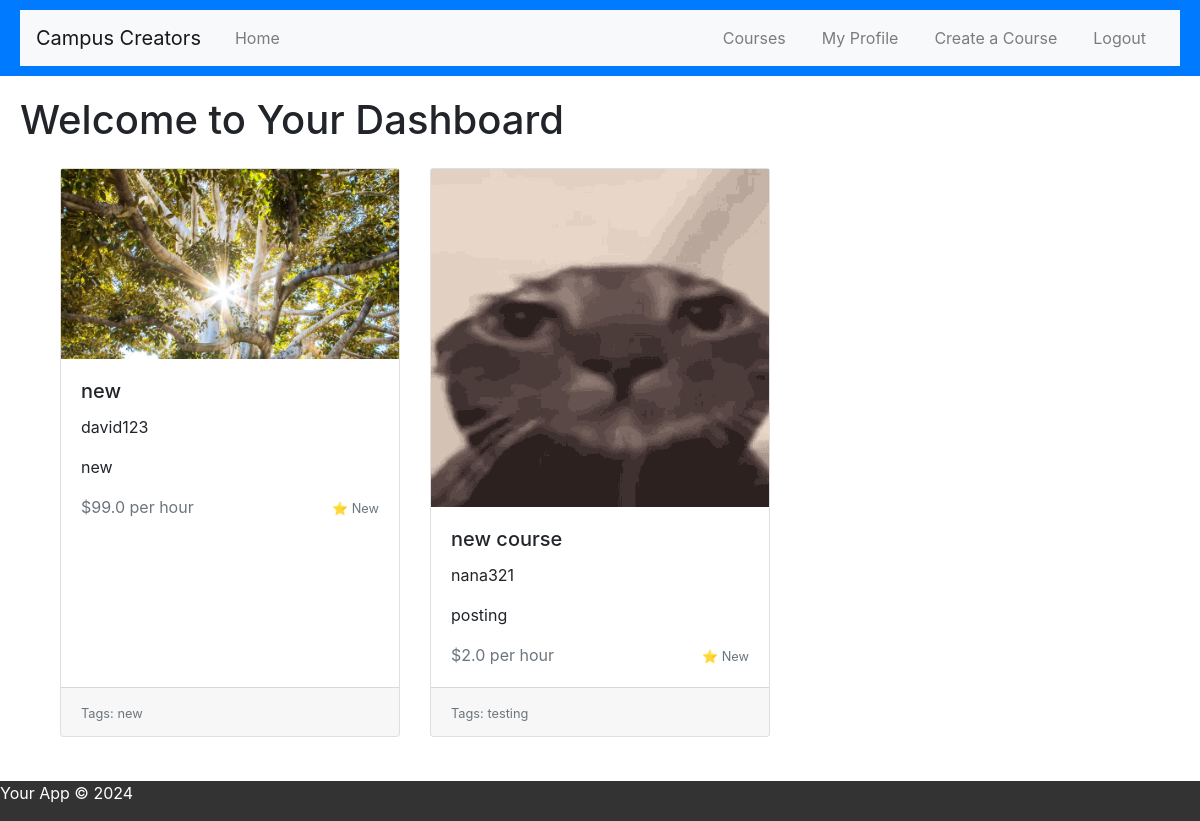
Page /dashboard (signed in) on the earlier database version.
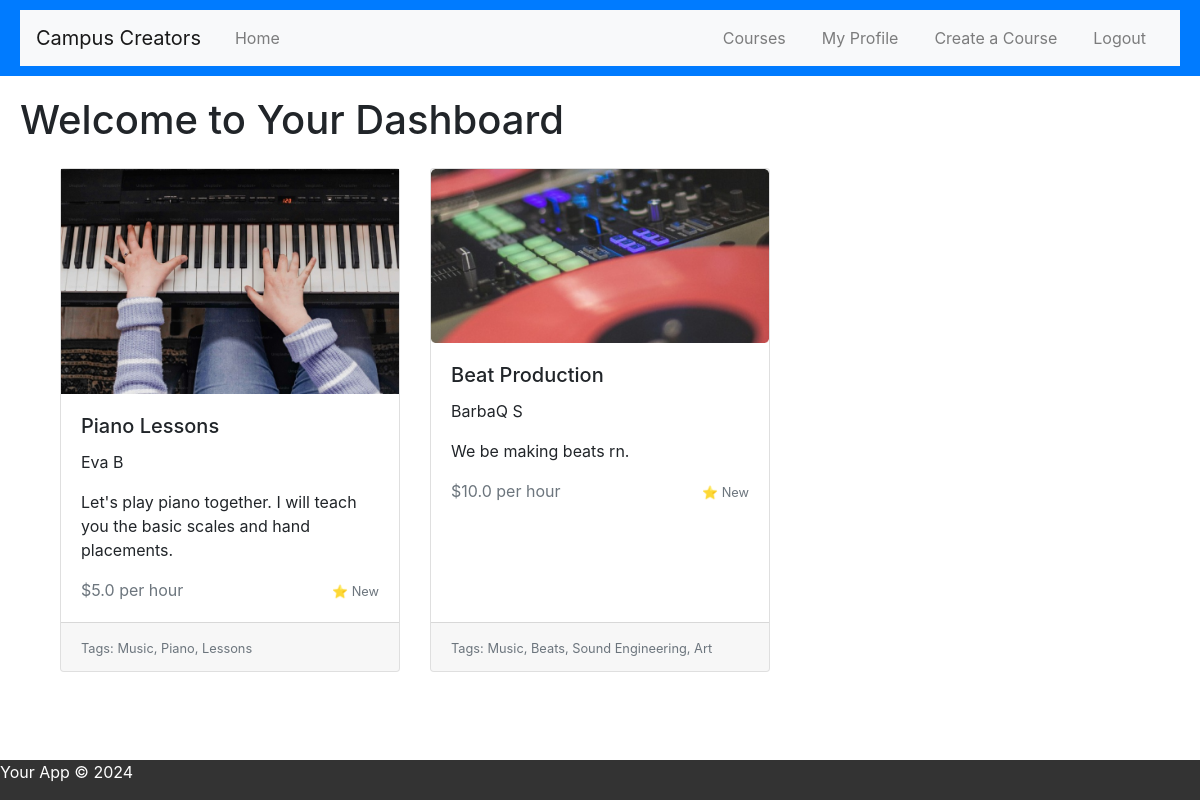
Same page on the later database version.
### app.py (models this page shows)
class Course(db.Model):
    id = db.Column(db.Integer, primary_key=True)
    title = db.Column(db.String(100), nullable=False)
    description = db.Column(db.Text, nullable=False)
    price_per_hour = db.Column(db.Float, nullable=False)
    image_url = db.Column(db.String(255))  # Assuming images are hosted elsewhere and accessed via URL
    category_tags = db.Column(db.String(255))  # Could be a comma-separated list or a relationship to another table
    rating = db.Column(db.Float)  # Average rating, possibly updated via a separate ratings model or table
    created_at = db.Column(db.DateTime, default=datetime.utcnow)
    user_id = db.Column(db.Integer, db.ForeignKey('user.id'), nullable=False)  # Linking a course to a user
    creator = relationship('User', backref='courses')  # Establishing a bidirectional relationship with the User model

class User(db.Model):
    id = db.Column(db.Integer, primary_key=True)
    username = db.Column(db.String(80), unique=True, nullable=False)
    password = db.Column(db.String(80), nullable=False)

### app.py (the view)
@app.route('/dashboard')
def dashboard():
    if 'user_id' not in session:
        return redirect(url_for('login'))
    courses = Course.query.all()
    return render_template('dashboard.html', courses=courses)

### templates/dashboard.html (shortened to what this page needs)
{% extends "base.html" %}
{% block content %}
    <h1>Welcome to Your Dashboard</h1>
<link rel="stylesheet" href="https://stackpath.bootstrapcdn.com/bootstrap/4.3.1/css/bootstrap.min.css">
<div class="container mt-4">
   <div class="container mt-4">
    <div class="row">
        {% for course in courses %}
        <a href="{{ url_for('course_details', course_id=course.id) }}" class="card-link">
        <div class="col-md-4 mb-4">
            <div class="card">
                <img src="{{ url_for('static', filename=course.image_url) }}" alt="{{ course.title }}">
                <div class="card-body">
                    <h5 class="card-title">{{ course.title }}</h5>
                    <p class="card-text">{{ course.creator.username }}</p>
                    <p class="card-text">{{ course.description }}</p>
                    <div class="d-flex justify-content-between align-items-center">
                        <span class="text-muted">${{ course.price_per_hour }} per hour</span>
                        <div>
                            <small class="text-muted">⭐️ {{ course.rating or 'New' }}</small>
                        </div>
                    </div>
                </div>
                <div class="card-footer">
                    <small class="text-muted">Tags: {{ course.category_tags }}</small>
                </div>
            </div>
        </a>
        </div>
        {% endfor %}
    </div>
 {% endblock %}

### templates/base.html (shortened to what this page needs)
<!DOCTYPE html>
<html lang="en">
<head>
    <link rel="stylesheet" href="{{ url_for('static', filename='css/style.css') }}">
</head>
<body>
    <header>
        <nav class="navbar navbar-expand-lg navbar-light bg-light">
            <a class="navbar-brand" href="{{ url_for('index') }}">Campus Creators</a>
            <div class="collapse navbar-collapse" id="navbarNav">
              <ul class="navbar-nav mr-auto">
                <li class="nav-item">
                  <a class="nav-link" href="{{ url_for('index') }}">Home</a>
                </li>
              </ul>
              {% if 'user_id' in session %}
              <ul class="navbar-nav">
                <li class="nav-item">
                  <a class="nav-link" href="{{ url_for('dashboard') }}">Courses</a>
                </li>
                <li class="nav-item">
                  <a class="nav-link" href="{{ url_for('my_profile') }}">My Profile</a>
                </li>
                <li class="nav-item">
                  <a class="nav-link" href="{{ url_for('create_course') }}">Create a Course</a>
                <li class="nav-item">
                  <a class="nav-link" href="{{ url_for('logout') }}">Logout</a>
                </li>
              </ul>
              {% endif %}
            </div>
          </nav>
    </header>
    <main>
        {% block content %}{% endblock %}
    </main>
    <footer>
        <p>Your App © 2024</p>
    </footer>
</body>
</html>

### static/css/style.css (style rules this page uses)
body { font-family: Arial, sans-serif; margin: 0; padding: 0; display: flex; flex-direction: column; min-height: 100vh; }
header { background-color: #007bff; color: white; padding: 10px 20px; text-align: center; }
nav ul { list-style-type: none; padding: 0; }
nav ul li { display: inline; margin: 0 10px; }
nav ul li a { color: white; text-decoration: none; }
main { flex: 1; padding: 20px; }
.card { display: flex; flex-direction: column; height: 100%; }
.card-body { flex: 1 0 auto; }
.card-footer { flex-shrink: 0; }
.row { display: flex; flex-wrap: wrap; }
.card-link { text-decoration: none; color: inherit; }
footer { background-color: #333; color: white; }

Differences in the rows shown:
removed Course: image_url (picture), title "new", creator.username "david123", description "new", price_per_hour "99.0", rating "New", category_tags "new"
removed Course: image_url (picture), title "new course", creator.username "nana321", description "posting", price_per_hour "2.0", rating "New", category_tags "testing"
added Course: image_url (picture), title "Piano Lessons", creator.username "Eva B", description "Let's play piano together. I will teach you the basic scales and hand placements.", price_per_hour "5.0", rating "New", category_tags "Music, Piano, Lessons"
added Course: image_url (picture), title "Beat Production", creator.username "BarbaQ S", description "We be making beats rn.", price_per_hour "10.0", rating "New", category_tags "Music, Beats, Sound Engineering, Art"
